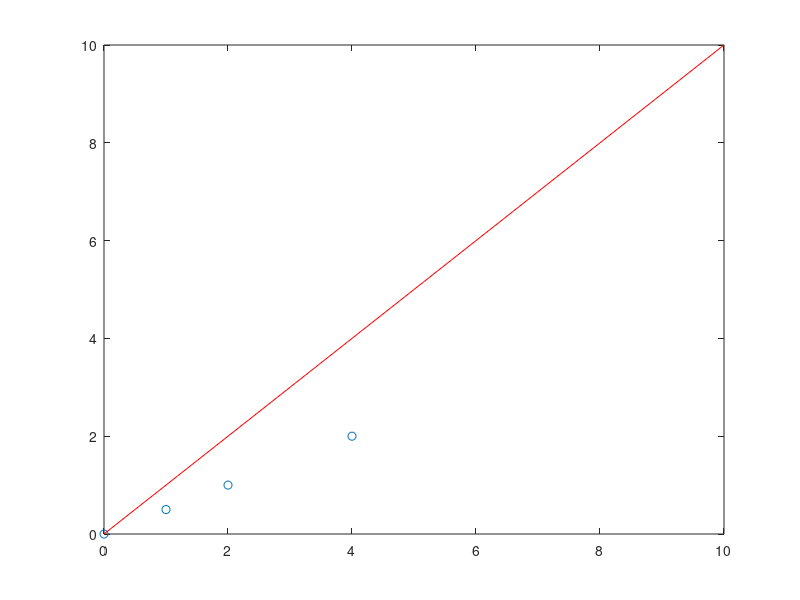

Write the MATLAB code that produced this figure. (Note: this script raises an error after producing the figure.)
clear all, close all, clc
%thetha0=0 / 1 parameter saja
% to minimize, so J(thetha1) cost fuction have to be minimum
x=[1 2 4 0];%variabel 1
y=[.5 1 2 0];% output
plot (x,y,'o')
axis ([0 10 0 10])
idx=[0 10];
idy=[0 10];
hold on
plot(idx,idy,'-r');
% syms thetha0 thetha1 m
[b m]=size(x);
% dimana m adalah jumlah iterasi according ke data latih
% dan thetha 0-1 adalah variabel

thetha0=input('Insert value of thetha0: ');
thetha1=input('Insert value of thetha1: ');
% update thetha0,1 parameters until bertemu
for i=1:1:m
    hyp(i)=thetha0+thetha1*x(i);
    
end


% J=0;%Cost function initiation J
err=0;
for i=1:1:m
    err=err+(hyp(i)-y(i))^2;
end
J=(1/(2*m))*err; %fungsi harga ke  Thetha0,1 
while (true)
sum0=0;
hypo=0;
for j=1:1:m
    hypo(j)=thetha0+thetha1*x(j);
    sum0=sum0+hypo(j)-y(j);
end
temp0=thetha0-alpha*(1/m)*sum0;
% --------------for thetha1----------------
sum1=0;
for j=1:1:m
    sum1=sum1+(hypo(j)-y(j))*x(j);
end
temp1=thetha1-alpha*(1/m)*sum1;
plothypo=hypo;%just for plot

    if (abs(temp0-thetha0)<=0.001)
        if (abs(temp1-thetha1)<=0.001)
            break;
        end
    end
thetha0=temp0;
thetha1=temp1;
 i=i+1;
%--------------------------
 to(i)=thetha0;
 t1(i)=thetha1;
end
hold on
plot(x,hypo,'-b');